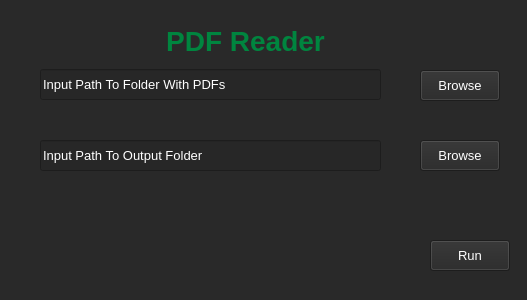
<?xml version="1.0" encoding="UTF-8"?>
<ui version="4.0">
 <class>MainWindow</class>
 <widget class="QMainWindow" name="MainWindow">
  <property name="windowModality">
   <enum>Qt::NonModal</enum>
  </property>
  <property name="geometry">
   <rect>
    <x>0</x>
    <y>0</y>
    <width>527</width>
    <height>300</height>
   </rect>
  </property>
  <property name="font">
   <font>
    <pointsize>7</pointsize>
   </font>
  </property>
  <property name="windowTitle">
   <string>MainWindow</string>
  </property>
  <property name="windowIcon">
   <iconset theme="document-open"/>
  </property>
  <property name="styleSheet">
   <string notr="true">background-color: rgba(39,39,39, 230);
QMainWindow {
    border: none;
}</string>
  </property>
  <property name="animated">
   <bool>true</bool>
  </property>
  <widget class="QWidget" name="centralwidget">
   <property name="layoutDirection">
    <enum>Qt::LeftToRight</enum>
   </property>
   <property name="autoFillBackground">
    <bool>false</bool>
   </property>
   <property name="styleSheet">
    <string notr="true">background-color: rgba(39,39,39, 245);
color: rgb(255, 255, 255);</string>
   </property>
   <widget class="QLineEdit" name="folder_path">
    <property name="geometry">
     <rect>
      <x>40</x>
      <y>69</y>
      <width>341</width>
      <height>31</height>
     </rect>
    </property>
    <property name="font">
     <font>
      <pointsize>10</pointsize>
     </font>
    </property>
    <property name="text">
     <string>Input Path To Folder With PDFs</string>
    </property>
   </widget>
   <widget class="QLineEdit" name="output_dir">
    <property name="geometry">
     <rect>
      <x>40</x>
      <y>140</y>
      <width>341</width>
      <height>31</height>
     </rect>
    </property>
    <property name="font">
     <font>
      <pointsize>10</pointsize>
     </font>
    </property>
    <property name="text">
     <string>Input Path To Output Folder</string>
    </property>
   </widget>
   <widget class="QPushButton" name="input_browse_button">
    <property name="geometry">
     <rect>
      <x>420</x>
      <y>70</y>
      <width>80</width>
      <height>31</height>
     </rect>
    </property>
    <property name="font">
     <font>
      <pointsize>10</pointsize>
     </font>
    </property>
    <property name="text">
     <string>Browse</string>
    </property>
    <property name="autoDefault">
     <bool>false</bool>
    </property>
    <property name="flat">
     <bool>false</bool>
    </property>
   </widget>
   <widget class="QPushButton" name="output_browse_button">
    <property name="geometry">
     <rect>
      <x>420</x>
      <y>140</y>
      <width>80</width>
      <height>31</height>
     </rect>
    </property>
    <property name="font">
     <font>
      <pointsize>10</pointsize>
     </font>
    </property>
    <property name="text">
     <string>Browse</string>
    </property>
   </widget>
   <widget class="QPushButton" name="run_button">
    <property name="geometry">
     <rect>
      <x>430</x>
      <y>240</y>
      <width>80</width>
      <height>31</height>
     </rect>
    </property>
    <property name="font">
     <font>
      <pointsize>10</pointsize>
     </font>
    </property>
    <property name="text">
     <string>Run</string>
    </property>
   </widget>
   <widget class="QLabel" name="logo_label">
    <property name="geometry">
     <rect>
      <x>-10</x>
      <y>-20</y>
      <width>541</width>
      <height>331</height>
     </rect>
    </property>
    <property name="autoFillBackground">
     <bool>false</bool>
    </property>
    <property name="styleSheet">
     <string notr="true">background-color: rgba(39,39,39, 200)</string>
    </property>
    <property name="frameShape">
     <enum>QFrame::Panel</enum>
    </property>
    <property name="frameShadow">
     <enum>QFrame::Plain</enum>
    </property>
    <property name="text">
     <string/>
    </property>
    <property name="pixmap">
     <pixmap>../../../OneDrive/Pictures/rc_logo.svg</pixmap>
    </property>
    <property name="scaledContents">
     <bool>true</bool>
    </property>
    <property name="alignment">
     <set>Qt::AlignCenter</set>
    </property>
   </widget>
   <widget class="QLabel" name="label">
    <property name="geometry">
     <rect>
      <x>0</x>
      <y>20</y>
      <width>491</width>
      <height>41</height>
     </rect>
    </property>
    <property name="font">
     <font>
      <family>Arial</family>
      <pointsize>21</pointsize>
      <bold>true</bold>
     </font>
    </property>
    <property name="styleSheet">
     <string notr="true">color: rgb(0, 133, 63);
background-color: rgba(0, 0, 0, 0);
</string>
    </property>
    <property name="text">
     <string>PDF Reader</string>
    </property>
    <property name="alignment">
     <set>Qt::AlignCenter</set>
    </property>
   </widget>
   <zorder>logo_label</zorder>
   <zorder>folder_path</zorder>
   <zorder>output_dir</zorder>
   <zorder>input_browse_button</zorder>
   <zorder>output_browse_button</zorder>
   <zorder>run_button</zorder>
   <zorder>label</zorder>
  </widget>
 </widget>
 <resources/>
 <connections>
  <connection>
   <sender>input_browse_button</sender>
   <signal>clicked()</signal>
   <receiver>folder_path</receiver>
   <slot>clear()</slot>
   <hints>
    <hint type="sourcelabel">
     <x>343</x>
     <y>102</y>
    </hint>
    <hint type="destinationlabel">
     <x>271</x>
     <y>99</y>
    </hint>
   </hints>
  </connection>
  <connection>
   <sender>output_browse_button</sender>
   <signal>clicked()</signal>
   <receiver>output_dir</receiver>
   <slot>clear()</slot>
   <hints>
    <hint type="sourcelabel">
     <x>369</x>
     <y>170</y>
    </hint>
    <hint type="destinationlabel">
     <x>249</x>
     <y>175</y>
    </hint>
   </hints>
  </connection>
 </connections>
</ui>
